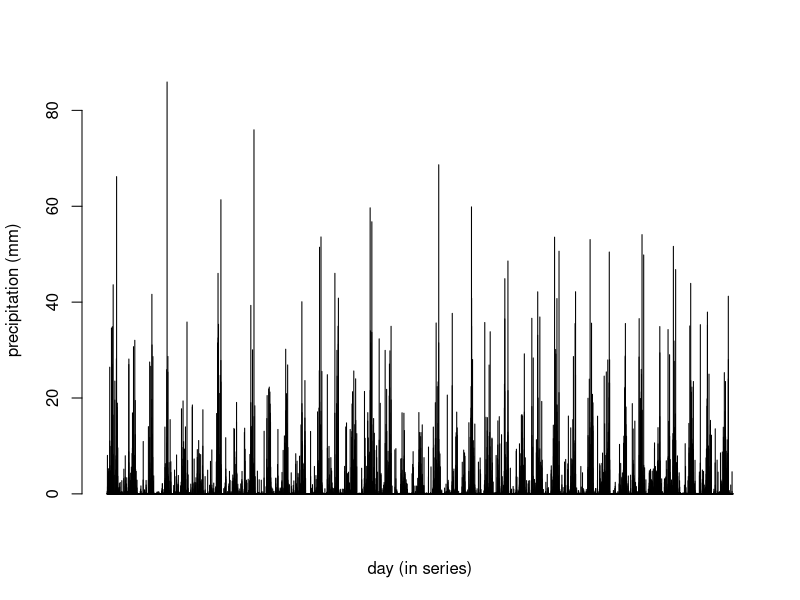
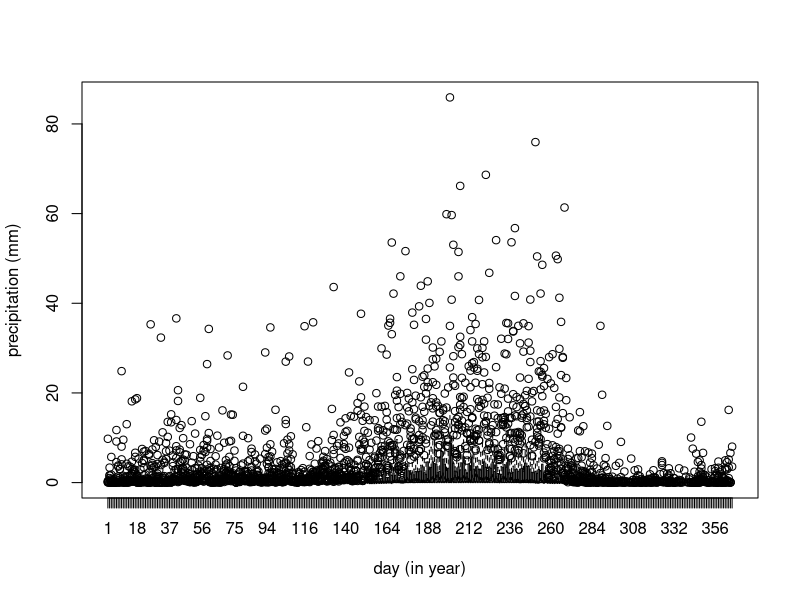
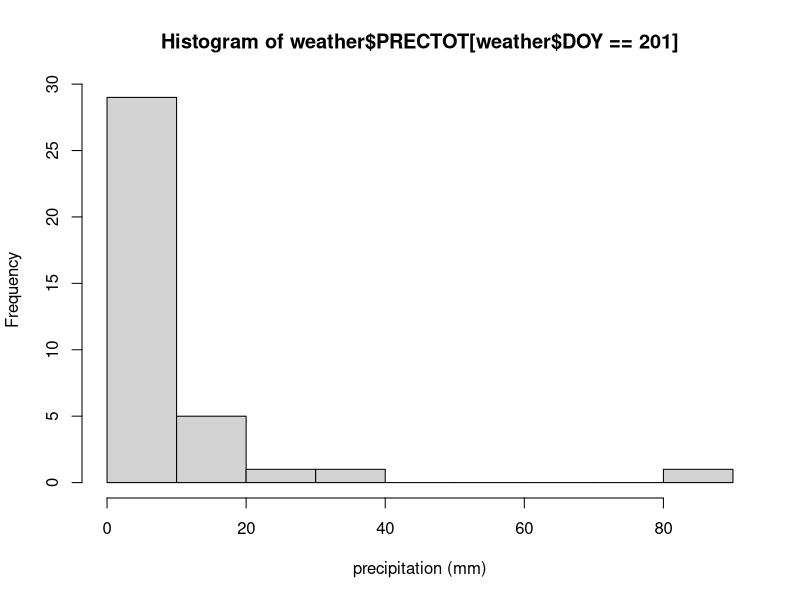
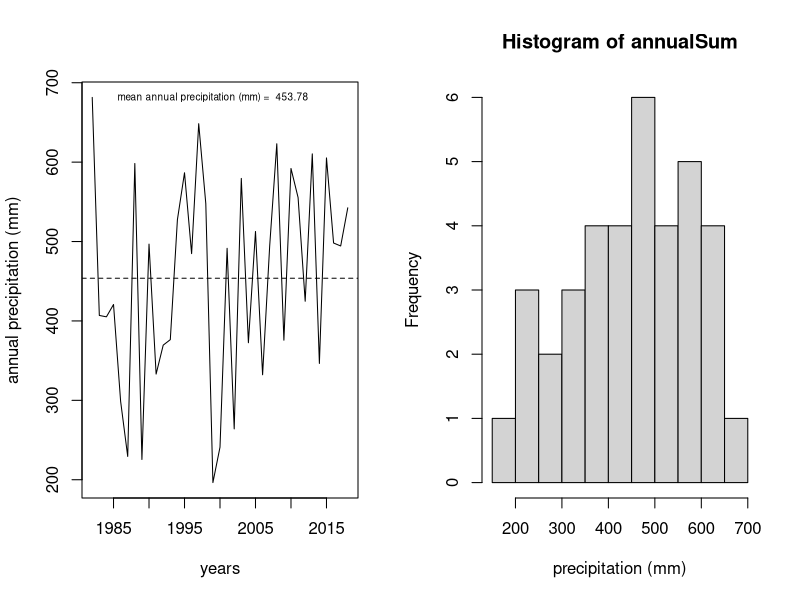
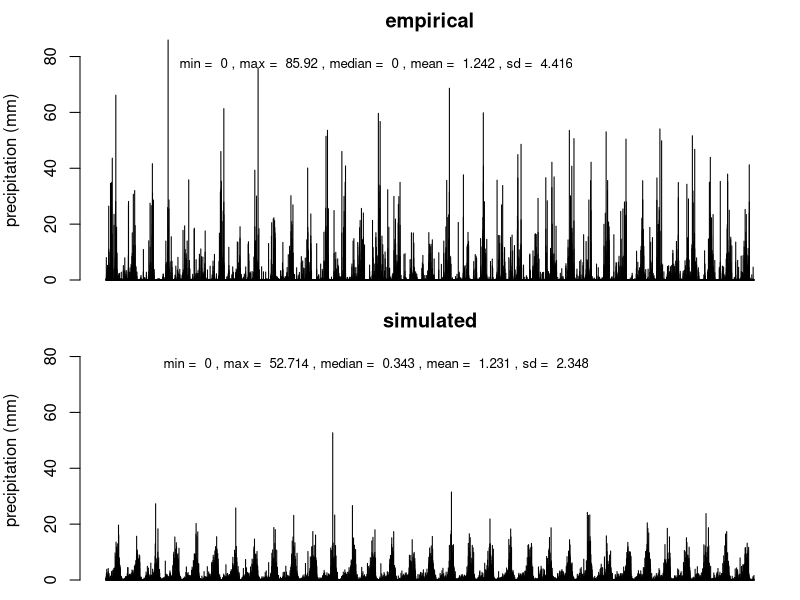
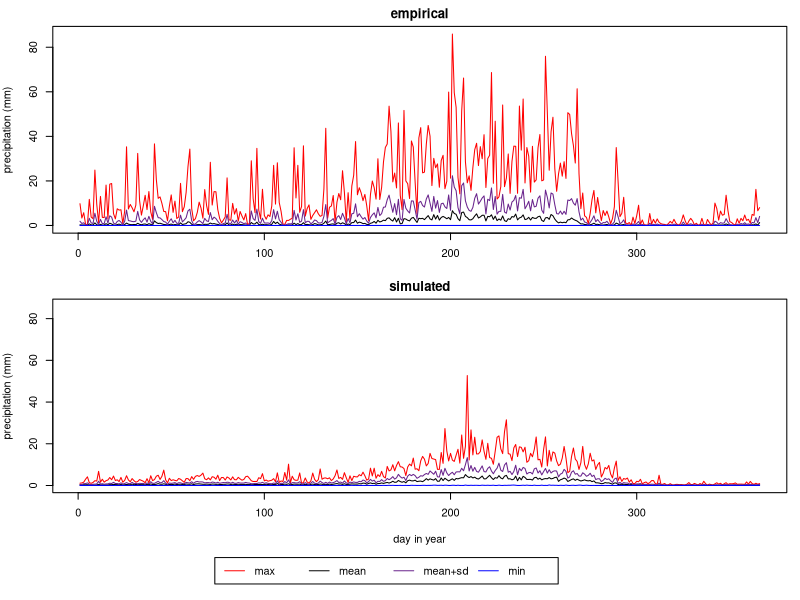
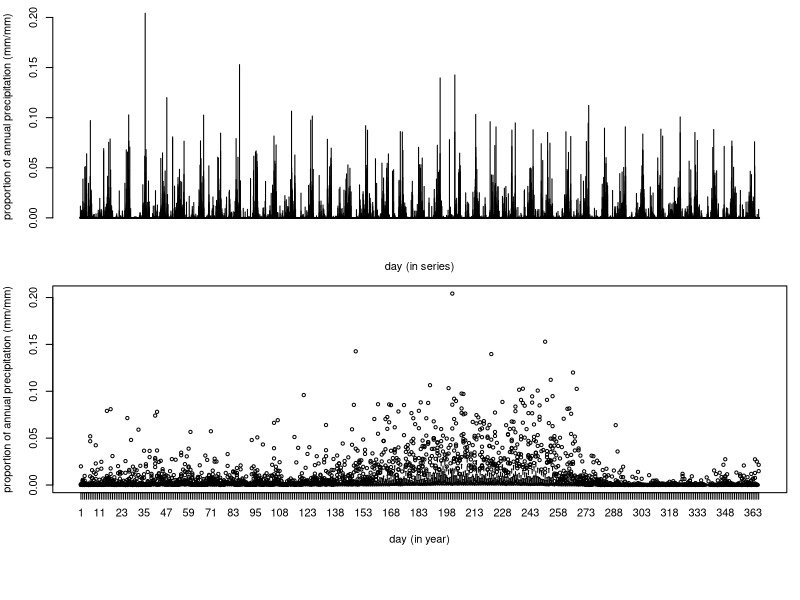

The R source for these figures, in order: (Note: this script raises an error after producing the figures.)
## ---- chunk 1
weather <- read.csv("POWER_SinglePoint_Daily_19820101_20181231_029d15N_075d72E_3a7e0417.csv", skip = 17)
## ---- chunk 2
barplot(weather$PRECTOT, 
        ylab = "precipitation (mm)", xlab = "day (in series)")
## ---- chunk 3
boxplot(data = weather, PRECTOT ~ DOY, ylab = "precipitation (mm)", xlab = "day (in year)")
## ---- chunk 4
hist(weather$PRECTOT[weather$DOY == 201], xlab = "precipitation (mm)")
## ---- chunk 5
annualSum <- c()

for (year in levels(factor(weather$YEAR)))
{
  annualSum <- c(annualSum, sum(weather$PRECTOT[weather$YEAR == year]))
}

layout(matrix(c(1,2), ncol = 2))

plot(levels(factor(weather$YEAR)), annualSum, type = 'l', xlab = "years", ylab = "annual precipitation (mm)")

abline(h = mean(annualSum), lty = 2)

text(x = levels(factor(weather$YEAR))[0.5 * nlevels(factor(weather$YEAR))], 
     y = max(annualSum),
     labels = paste("mean annual precipitation (mm) = ", round(mean(annualSum), digits = 2) ),
     cex = 0.6)

hist(annualSum, xlab = "precipitation (mm)")
## ---- chunk 6
summary_DOY <- function(multiYearSeries, doyName = "DOY", varName = "PRECTOT")
{
  meanDailyValues <- c()
  sdDailyValues <- c()
  minDailyValues <- c()
  maxDailyValues <- c()
  
  for (day in levels(factor(multiYearSeries[, doyName])))
  {
    meanDailyValues <- c(meanDailyValues, mean(multiYearSeries[weather$DOY == day, varName], na.rm = T))
    sdDailyValues <- c(sdDailyValues, sd(multiYearSeries[weather$DOY == day, varName], na.rm = T))
    minDailyValues <- c(minDailyValues, min(multiYearSeries[weather$DOY == day, varName], na.rm = T))
    maxDailyValues <- c(maxDailyValues, max(multiYearSeries[weather$DOY == day, varName], na.rm = T))
  }
  
  return(
    data.frame(mean = meanDailyValues,
               sd = sdDailyValues, 
               min = minDailyValues, 
               max = maxDailyValues)
  )
}
## ---- chunk 7
summaryByDoy_empiric <- summary_DOY(weather)

summary_empiric <- summary(weather$PRECTOT)
summary_empiric$sd <- sd(weather$PRECTOT)
## ---- chunk 8
n = 33
maxDOY = 366 # max. days in year. more complex simulation can account better for leap years

dayOfYear <- c()
year_sim <- c()
dailyPrecipitation <- c()

for (i in 1:n)
{
  for (day in 1:maxDOY)
  {
    year_sim <- c(year_sim, i)
    dayOfYear <- c(dayOfYear, day)
    dailyPrecipitation <- c(dailyPrecipitation,
                            # exponential model using the mean
                            (- summaryByDoy_empiric$mean[day]) * log(runif(1))
                     )
  }
}

expModelOutput <- data.frame(year_sim, dayOfYear, dailyPrecipitation)

summaryByDoy_expModel <- summary_DOY(expModelOutput, doyName = "dayOfYear", varName = "dailyPrecipitation")

summary_expModel <- summary(expModelOutput$dailyPrecipitation)
summary_expModel$sd <- sd(expModelOutput$dailyPrecipitation)
## ---- chunk 9
layout(matrix(c(1,2), nrow = 2))

par(mar = c(1,4,2,1))

barplot(weather$PRECTOT, 
        ylab = "precipitation (mm)", main = "empirical",
        ylim = c(0, max(c(max(summaryByDoy_empiric$max), max(summaryByDoy_expModel$max)))))

text(x = nrow(weather) / 2, y = 0.9 * max(c(max(summaryByDoy_empiric$max), max(summaryByDoy_expModel$max))), 
     labels = paste(
       "min = ", summary_empiric$Min., 
       ", max = ", round(summary_empiric$Max., digits = 3),
       ", median = ", summary_empiric$Median,
       ", mean = ", round(summary_empiric$Mean, digits = 3),
       ", sd = ", round(summary_empiric$sd, digits = 3)
       ),
     cex = 0.8)

barplot(expModelOutput$dailyPrecipitation, 
        ylab = "precipitation (mm)", main = "simulated",
        ylim = c(0, max(c(max(summaryByDoy_empiric$max), max(summaryByDoy_expModel$max)))))

text(x = nrow(expModelOutput) / 2, y = 0.9 * max(c(max(summaryByDoy_empiric$max), max(summaryByDoy_expModel$max))), 
     labels = paste(
       "min = ", round(summary_expModel[[1]], digits = 3), 
       ", max = ", round(summary_expModel[[6]], digits = 3),
       ", median = ", round(summary_expModel[[3]], digits = 3),
       ", mean = ", round(summary_expModel[[4]], digits = 3),
       ", sd = ", round(summary_expModel[[7]], digits = 3)
     ),
     cex = 0.8)
## ---- chunk 10
layout(matrix(c(1, 2, 3), nrow = 3), heights = c(10, 10, 2))

par(mar = c(3,4,2,1))

plot(1:nrow(summaryByDoy_empiric), summaryByDoy_empiric$max, col = "red", type = 'l',
     ylab = "precipitation (mm)", main = "empirical",
     ylim = c(0, max(c(summaryByDoy_empiric$max, summaryByDoy_expModel$max))))

lines(1:nrow(summaryByDoy_empiric), summaryByDoy_empiric$mean)
lines(1:nrow(summaryByDoy_empiric), summaryByDoy_empiric$mean + summaryByDoy_empiric$sd, col = "darkorchid4")
lines(1:nrow(summaryByDoy_empiric), summaryByDoy_empiric$min, col = "blue")

par(mar = c(4,4,2,1))

plot(1:nrow(summaryByDoy_expModel), summaryByDoy_expModel$max, col = "red", type = 'l',
     xlab = "day in year", 
     ylab = "precipitation (mm)", main = "simulated",
     ylim = c(0, max(c(summaryByDoy_empiric$max, summaryByDoy_expModel$max))))

lines(1:nrow(summaryByDoy_expModel), summaryByDoy_expModel$mean)
lines(1:nrow(summaryByDoy_expModel), summaryByDoy_expModel$mean + summaryByDoy_expModel$sd, col = "darkorchid4")
lines(1:nrow(summaryByDoy_expModel), summaryByDoy_expModel$min, col = "blue")

par(mar = c(0,0,0,0))

plot(c(0, 1), c(0, 1), ann = F, bty = 'n', type = 'n', xaxt = 'n', yaxt = 'n')

legend(x = 0.25, y = 0.8, 
       legend = c('max', 'mean', 'mean+sd', 'min'),
       col = c('red', 'black', 'darkorchid4', 'blue'), lty = rep(1, 4),
       horiz = T)
## ---- chunk 11
proportionSeries <- c()
cumulativeProportionSeries <- c()

for (year in levels(factor(weather$YEAR)))
{
  yearSum = sum(weather$PRECTOT[weather$YEAR == year])
  cumPropYear = 0
  for (day in levels(factor(weather$DOY)))
  {
    dayProportion = weather$PRECTOT[weather$YEAR == year & weather$DOY == day] / yearSum
    cumPropYear = cumPropYear + dayProportion
    
    proportionSeries <- c(proportionSeries,
                                   dayProportion) 
    cumulativeProportionSeries <- c(cumulativeProportionSeries,
                                      cumPropYear)
  }
}
propToAnnual <- data.frame(proportionSeries, cumulativeProportionSeries)
## ---- chunk 12
par(mar = c(4, 4, 1, 1))
barplot(propToAnnual$proportionSeries,
        xlab = "day (in series)",
        ylab = "proportion of annual precipitation (mm/mm)")
## ---- chunk 13
par(mar = c(4, 4, 1, 1))
boxplot(propToAnnual$proportionSeries ~ weather$DOY, 
        xlab = "day (in year)",
        ylab = "proportion of annual precipitation (mm/mm)")
## ---- chunk 14
plot(1:length(propToAnnual$proportionSeries), propToAnnual$cumulativeProportionSeries, type = 'l',
     xlab = "day (in series)",
     ylab = "cumulative proportion of annual precipitation (mm/mm)")
## ---- chunk 15
boxplot(propToAnnual$cumulativeProportionSeries ~ weather$DOY,
        xlab = "day (in year)",
        ylab = "cumulative proportion of annual precipitation (mm/mm)")
## ---- chunk 16
cumPropDailyMean <- c()
cumPropDailySD <- c()
cumPropDailyMin <- c()
cumPropDailyMax <- c()

for (day in levels(factor(weather$DOY)))
{
  cumPropDailyMean <- c(cumPropDailyMean, mean(propToAnnual$cumulativeProportionSeries[weather$DOY == day]))
  cumPropDailySD <- c(cumPropDailySD, sd(propToAnnual$cumulativeProportionSeries[weather$DOY == day]))
  cumPropDailyMin <- c(cumPropDailyMin, min(propToAnnual$cumulativeProportionSeries[weather$DOY == day]))
  cumPropDailyMax <- c(cumPropDailyMax, max(propToAnnual$cumulativeProportionSeries[weather$DOY == day]))
}
## ---- chunk 17
set.seed(0)

n = 33
maxDOY = 366 # max. days in year. more complex simulation can account better for leap years

dayOfYear <- c()
year_sim <- c()
dailyCumPropPrecipitation <- c()

for (i in 1:n)
{
  for (day in 1:maxDOY)
  {
    year_sim <- c(year_sim, i)
    dayOfYear <- c(dayOfYear, day)
    dailyCumPropPrecipitation <- c(dailyCumPropPrecipitation,
                                   rnorm(1, cumPropDailyMean[day], cumPropDailySD[day])
                     )
  }
}

# limit the values between 0-1 
# (this tends to create concentrations in 0 and 1 at the beggining and end of the curve; not undesireble)
dailyCumPropPrecipitation <- sapply(dailyCumPropPrecipitation, function(x) min(1, max(0, x)))

# "correct" negative slopes
# Because the curves represent cumulative values, 
# the next value must always be equal or greater than the previous value.
for (i in 1:length(dailyCumPropPrecipitation))
{
  if(dayOfYear[i] > 1)
  {
    if (dailyCumPropPrecipitation[i] < dailyCumPropPrecipitation[i - 1])
    {
      # adjunst value to the last, if greater
      dailyCumPropPrecipitation[i] <- max(dailyCumPropPrecipitation[i], dailyCumPropPrecipitation[i - 1])
      # This tends to bend the curve towards the greater values, meaning earlier precipitation events
      # (not desirible)
      # alternative option: adjust to average between current and last values (UNSOLVED)
      #dailyCumPropPrecipitation[i] <- mean(dailyCumPropPrecipitation[i], dailyCumPropPrecipitation[i - 1])
      #dailyCumPropPrecipitation[i - 1] <- dailyCumPropPrecipitation[i]
    }
  }
}

normCumModelOutput <- data.frame(year_sim, dayOfYear, dailyCumPropPrecipitation)
## ---- chunk 18
boxplot(propToAnnual$cumulativeProportionSeries ~ weather$DOY, cex = 2,
        xlab = "day (in year)",
        ylab = "cumulative proportion of annual precipitation (mm/mm)",
        main = "EMPIRICAL / SIMULATED")
par(new=TRUE)
boxplot(normCumModelOutput$dailyCumPropPrecipitation ~ normCumModelOutput$dayOfYear, cex = 2,
        xlab = "day (in year)",
        ylab = "cumulative proportion of annual precipitation (mm/mm)",
        border = "blue")
## ---- chunk 19
dailyPropPrecipitation <- normCumModelOutput$dailyCumPropPrecipitation

for (i in 1:length(dailyPropPrecipitation))
{
  if(normCumModelOutput$dayOfYear[i] > 1) # dailyPropPrecipitation = dailyCumPropPrecipitation, if day = 1
  {
    dailyPropPrecipitation[i] <- normCumModelOutput$dailyCumPropPrecipitation[i] - normCumModelOutput$dailyCumPropPrecipitation[i - 1]
  }
}

normCumModelOutput$dailyPropPrecipitation <- dailyPropPrecipitation

summaryByDoy_normCumModel <- summary_DOY(normCumModelOutput, doyName = "dayOfYear", varName = "dailyPropPrecipitation")

summary_normCumModel <- summary(normCumModelOutput$dailyPropPrecipitation)
summary_normCumModel$sd <- sd(normCumModelOutput$dailyPropPrecipitation)
## ---- chunk 20
annualSum_modelPar = mean(annualSum) # (mm)

summaryPrecip_model <- summary(normCumModelOutput$dailyPropPrecipitation * annualSum_modelPar)
## ---- chunk 21
layout(matrix(c(1,2), nrow = 2))

par(mar = c(1,4,2,1))

barplot(weather$PRECTOT, 
        ylab = "precipitation (mm)", main = "empirical",
        ylim = c(0, max(c(summaryByDoy_empiric$max, summaryByDoy_normCumModel$max * annualSum_modelPar))))

text(x = nrow(weather) / 2, y = 0.9 * max(c(summaryByDoy_empiric$max, summaryByDoy_normCumModel$max * annualSum_modelPar)), 
     labels = paste(
       "min = ", round(summary_empiric$Min., digits = 3), 
       ", max = ", round(summary_empiric$Max., digits = 3),
       ", median = ", round(summary_empiric$Median, digits = 3), 
       ", mean = ", round(summary_empiric$Mean, digits = 3),
       ", sd = ", round(summary_empiric$sd, digits = 3)
       ))

barplot(normCumModelOutput$dailyPropPrecipitation * annualSum_modelPar, 
        ylab = "precipitation (mm)", main = "simulated",
        ylim = c(0, max(c(summaryByDoy_empiric$max, summaryByDoy_normCumModel$max * annualSum_modelPar))))

text(x = nrow(normCumModelOutput) / 2, y = 0.9 * max(c(summaryByDoy_empiric$max, summaryByDoy_normCumModel$max * annualSum_modelPar)), 
     labels = paste(
       "min = ", summary_normCumModel$Min. * annualSum_modelPar, 
       ", max = ", round(summary_normCumModel$Max. * annualSum_modelPar, digits = 3),
       ", median = ", summary_normCumModel$Media * annualSum_modelPar,
       ", mean = ", round(summary_normCumModel$Mean * annualSum_modelPar, digits = 3),
       ", sd = ", round(summary_normCumModel$sd, digits = 3)
     ))
## ---- chunk 22
layout(matrix(c(1, 2, 3), nrow = 3), heights = c(10, 10, 2))

par(mar = c(3,4,2,1))

plot(1:nrow(summaryByDoy_empiric), summaryByDoy_empiric$max, col = "red", type = 'l',
     ylab = "precipitation (mm)", main = "empirical",
     ylim = c(0, max(c(summaryByDoy_empiric$max, summaryByDoy_normCumModel$max * annualSum_modelPar))))

lines(1:nrow(summaryByDoy_empiric), summaryByDoy_empiric$mean)
lines(1:nrow(summaryByDoy_empiric), 
      summaryByDoy_empiric$mean + summaryByDoy_empiric$sd, 
      col = "darkorchid4")
lines(1:nrow(summaryByDoy_empiric), summaryByDoy_empiric$min, col = "blue")

par(mar = c(4,4,2,1))

plot(1:nrow(summaryByDoy_normCumModel), summaryByDoy_normCumModel$max * annualSum_modelPar, 
     col = "red", type = 'l',
     xlab = "day in year", 
     ylab = "precipitation (mm)", main = "simulated",
     ylim = c(0, max(c(summaryByDoy_empiric$max, summaryByDoy_normCumModel$max * annualSum_modelPar))))

lines(1:nrow(summaryByDoy_normCumModel), summaryByDoy_normCumModel$mean * annualSum_modelPar)
lines(1:nrow(summaryByDoy_normCumModel), 
      (summaryByDoy_normCumModel$mean + summaryByDoy_normCumModel$sd) * annualSum_modelPar, 
      col = "darkorchid4")
lines(1:nrow(summaryByDoy_normCumModel), summaryByDoy_normCumModel$min * annualSum_modelPar, col = "blue")

par(mar = c(0,0,0,0))

plot(c(0, 1), c(0, 1), ann = F, bty = 'n', type = 'n', xaxt = 'n', yaxt = 'n')

legend(x = 0.25, y = 0.8, 
       legend = c('max', 'mean', 'mean+sd', 'min'),
       col = c('red', 'black', 'darkorchid4', 'blue'), lty = rep(1, 4),
       horiz = T)
## ---- chunk 23
annualSum_model <- c()

for (year in levels(factor(normCumModelOutput$year_sim)))
{
  annualSum_model <- c(annualSum_model, sum(normCumModelOutput$dailyPropPrecipitation[normCumModelOutput$year_sim == year] * annualSum_modelPar))
}
## ---- chunk 24
layout(matrix(c(1,2,3,4), nrow = 2))

plot(1:length(annualSum), annualSum, type = 'l', xlab = "years", ylab = "precipitation (mm)")

hist(annualSum, xlab = "precipitation (mm)")

plot(1:length(annualSum_model), annualSum_model, type = 'l', xlab = "years", ylab = "precipitation (mm)")

hist(annualSum_model, xlab = "precipitation (mm)")
## ---- chunk 25
doubleLogistic <- function(dayOfYear, 
                           plateauValue, inflection1, rate1, inflection2, rate2
                           #m1, m2, m3, m4, m5, m6, m7
                           #plateauValue, a, b, c, d
                           )
{
  return(
    (plateauValue / (1 + exp((inflection1 - dayOfYear) * rate1))) + ((1 - plateauValue) / (1 + exp((inflection2 - dayOfYear) * rate2)))
    # Elmore et al. 2012
    # m1 + (m2 - m7 * dayOfYear) * (
    #   (1 / (1 + exp((m3 - dayOfYear) / m4))) + (1 / (1 + exp((m5 - dayOfYear) / m6)))
    # )
    # Shabani et al. 2018:
    #(plateauValue / (1 + exp(-a * dayOfYear + b))) + ((1 - plateauValue) / (1 + exp(-c * dayOfYear + d)))
  )
}

doubleLogisticCurve <- function(start.x, end.x, plateauValue, inflection1, rate1, inflection2, rate2)
{
  curve <- c()
  for (i in start.x:end.x)
  {
    curve <- c(curve, doubleLogistic(i, plateauValue, inflection1, rate1, inflection2, rate2))
  }
  return(curve)
}
## ---- chunk 26
colours <- rainbow(10)
plateauValues <- round(seq(from = 0.01, to = 0.8, length.out = 10), digits = 2)
inflection1Values <- round(seq(from = 20, to = 100, length.out = 10), digits = 2)
rate1Values <- round(seq(from = 0.1, to = 0.5, length.out = 10), digits = 2)
inflection2Values <- round(seq(from = 150, to = 300, length.out = 10), digits = 2)
rate2Values <- round(seq(from = 0.04, to = 0.08, length.out = 10), digits = 2)
## ---- chunk 27
layout(matrix(1:2, nrow = 2), heights = c(8, 1))

# plateau value
plot(1:366, 
     doubleLogisticCurve(
       start.x = 1, end.x = 366, 
       plateauValue = 0.1, inflection1 = 40, rate1 = 0.2, inflection2 = 200, rate2 = 0.06),
     ylab = "output", main = "parameter: plateau value")

for (i in 1:10)
{
  abline(h = plateauValues[i], lty = 2)
  lines(1:366,
        doubleLogisticCurve(
          start.x = 1, end.x = 366, 
          plateauValue = plateauValues[i], inflection1 = 40, rate1 = 0.2, inflection2 = 200, rate2 = 0.06),
        col = colours[i])
}

par(mar = c(0,0,0,0), cex = 0.6)

plot(c(0, 1), c(0, 1), ann = F, bty = 'n', type = 'n', xaxt = 'n', yaxt = 'n')

legend(x = 0.01, y = 0.8, 
       legend = as.character(plateauValues),
       col = colours, lty = rep(1, 4),
       horiz = T)
## ---- chunk 28
layout(matrix(1:2, nrow = 2), heights = c(8, 1))

# inflection 1
plot(1:366, 
     doubleLogisticCurve(
       start.x = 1, end.x = 366, 
       plateauValue = 0.1, inflection1 = 40, rate1 = 0.2, inflection2 = 200, rate2 = 0.06),
     ylab = "output", main = "parameter: inflection1")

for (i in 1:10)
{
  abline(v = inflection1Values[i], lty = 2)
  lines(1:366,
        doubleLogisticCurve(
          start.x = 1, end.x = 366, 
          plateauValue = 0.1, inflection1 = inflection1Values[i], rate1 = 0.2, inflection2 = 200, rate2 = 0.06),
        col = colours[i])
}

par(mar = c(0,0,0,0), cex = 0.6)

plot(c(0, 1), c(0, 1), ann = F, bty = 'n', type = 'n', xaxt = 'n', yaxt = 'n')

legend(x = 0.01, y = 0.8, 
       legend = as.character(inflection1Values),
       col = colours, lty = rep(1, 4),
       horiz = T)
## ---- chunk 29
layout(matrix(1:2, nrow = 2), heights = c(8, 1))

# rate 1
plot(1:366, 
     doubleLogisticCurve(
       start.x = 1, end.x = 366, 
       plateauValue = 0.1, inflection1 = 40, rate1 = 0.2, inflection2 = 200, rate2 = 0.06),
     ylab = "output", main = "parameter: rate1")

for (i in 1:10)
{
  lines(1:366,
        doubleLogisticCurve(
          start.x = 1, end.x = 366, 
          plateauValue = 0.1, inflection1 = 40, rate1 = rate1Values[i], inflection2 = 200, rate2 = 0.06),
        col = colours[i])
}

par(mar = c(0,0,0,0), cex = 0.6)

plot(c(0, 1), c(0, 1), ann = F, bty = 'n', type = 'n', xaxt = 'n', yaxt = 'n')

legend(x = 0.01, y = 0.8, 
       legend = as.character(rate1Values),
       col = colours, lty = rep(1, 4),
       horiz = T)
## ---- chunk 30
layout(matrix(1:2, nrow = 2), heights = c(8, 1))

# inflection 2
plot(1:366, 
     doubleLogisticCurve(
       start.x = 1, end.x = 366, 
       plateauValue = 0.1, inflection1 = 40, rate1 = 0.2, inflection2 = 200, rate2 = 0.06),
     ylab = "output", main = "parameter: inflection2")

for (i in 1:10)
{
  abline(v = inflection2Values[i], lty = 2)
  lines(1:366,
        doubleLogisticCurve(
          start.x = 1, end.x = 366, 
          plateauValue = 0.1, inflection1 = 40, rate1 = 0.2, inflection2 = inflection2Values[i], rate2 = 0.06),
        col = colours[i])
}

par(mar = c(0,0,0,0), cex = 0.6)

plot(c(0, 1), c(0, 1), ann = F, bty = 'n', type = 'n', xaxt = 'n', yaxt = 'n')

legend(x = 0.01, y = 0.8, 
       legend = as.character(inflection2Values),
       col = colours, lty = rep(1, 4),
       horiz = T)
## ---- chunk 31
layout(matrix(1:2, nrow = 2), heights = c(8, 1))

# rate 2
plot(1:366, 
     doubleLogisticCurve(
       start.x = 1, end.x = 366, 
       plateauValue = 0.1, inflection1 = 40, rate1 = 0.2, inflection2 = 200, rate2 = 0.06),
     ylab = "output", main = "parameter: rate2")

for (i in 1:10)
{
  lines(1:366,
        doubleLogisticCurve(
          start.x = 1, end.x = 366, 
          plateauValue = 0.1, inflection1 = 40, rate1 = 0.2, inflection2 = 200, rate2 = rate2Values[i]),
        col = colours[i])
}

par(mar = c(0,0,0,0), cex = 0.6)

plot(c(0, 1), c(0, 1), ann = F, bty = 'n', type = 'n', xaxt = 'n', yaxt = 'n')

legend(x = 0.01, y = 0.8, 
       legend = as.character(rate2Values),
       col = colours, lty = rep(1, 4),
       horiz = T)
## ---- chunk 32
set.seed(0)

n = 33
maxDOY = 366 # max. days in year. more complex simulation can account better for leap years

dayOfYear <- c()
year_sim <- c()
dailyCumPropPrecipitation <- c()

for (i in 1:n)
{
  plateauValue = min(1, max(0, rnorm(1, 0.09, 0.05)))
  inflection1 = min(maxDOY, max(1, rnorm(1, 40, 20)))
  rate1 = max(0, rnorm(1, 0.08, 0.02))
  inflection2 = min(maxDOY, max(1, rnorm(1, 210, 20)))
  rate2 = max(0, rnorm(1, 0.05, 0.01))
  
  for (day in 1:maxDOY)
  {
    year_sim <- c(year_sim, i)
    dayOfYear <- c(dayOfYear, day)
    dailyCumPropPrecipitation <- c(dailyCumPropPrecipitation,
                                   doubleLogistic(
                                     dayOfYear = day,
                                     plateauValue = plateauValue,
                                     inflection1 = inflection1,
                                     rate1 = rate1,
                                     inflection2 = inflection2,
                                     rate2 = rate2
                                     )
                     )
  }
}

# algorithm to break continuous pattern
nSamplesPerYear = 200
maxSampleSize = 10
for (year in levels(factor(year_sim)))
{
  for (i in 1:nSamplesPerYear)
  {
    # get a decreasing sample size proportionally to sample i
    thisSampleSize = ceiling(maxSampleSize * i / nSamplesPerYear)
    # get random day of year
    rainDOY = round(runif(1, min = 1, max = maxDOY))
    # set sample limits
    earliestNeighbour = max(1, rainDOY - thisSampleSize)
    latestNeighbour = min(366, rainDOY + thisSampleSize)
    # get mean of neighbourhood
    meanNeighbourhood = mean(dailyCumPropPrecipitation[year_sim == year &
                                                         dayOfYear >= earliestNeighbour &
                                                         dayOfYear <= latestNeighbour])
    # assign mean to all days in neighbourhood
    for (j in earliestNeighbour:latestNeighbour)
    {
      dailyCumPropPrecipitation[year_sim == year & dayOfYear == j] <- meanNeighbourhood
    }
  }
}

doubleLogCumModelOutput <- data.frame(year_sim, dayOfYear, dailyCumPropPrecipitation)
## ---- chunk 33
boxplot(propToAnnual$cumulativeProportionSeries ~ weather$DOY, cex = 2,
        xlab = "day (in year)",
        ylab = "cumulative proportion of annual precipitation (mm/mm)",
        main = "EMPIRICAL / SIMULATED")
par(new=TRUE)
boxplot(doubleLogCumModelOutput$dailyCumPropPrecipitation ~ doubleLogCumModelOutput$dayOfYear, 
        cex = 2,
        xlab = "day (in year)",
        ylab = "cumulative proportion of annual precipitation (mm/mm)",
        border = "blue")
## ---- chunk 34
dailyPropPrecipitation <- doubleLogCumModelOutput$dailyCumPropPrecipitation

for (i in 1:length(dailyPropPrecipitation))
{
  if(doubleLogCumModelOutput$dayOfYear[i] > 1) # dailyPropPrecipitation = dailyCumPropPrecipitation, if day = 1
  {
    dailyPropPrecipitation[i] <- doubleLogCumModelOutput$dailyCumPropPrecipitation[i] - doubleLogCumModelOutput$dailyCumPropPrecipitation[i - 1]
  }
}

doubleLogCumModelOutput$dailyPropPrecipitation <- dailyPropPrecipitation

summaryByDoy_doubleLogCumModel <- summary_DOY(doubleLogCumModelOutput, doyName = "dayOfYear", varName = "dailyPropPrecipitation")

summary_doubleLogCumModel <- summary(doubleLogCumModelOutput$dailyPropPrecipitation)
summary_doubleLogCumModel$sd <- sd(doubleLogCumModelOutput$dailyPropPrecipitation)
## ---- chunk 35
annualSum_modelPar = mean(annualSum) # (mm)

summaryPrecip_empiric <- summary(weather$PRECTOT)
summaryPrecip_model <- summary(doubleLogCumModelOutput$dailyPropPrecipitation * annualSum_modelPar)
## ---- chunk 36
layout(matrix(c(1,2), nrow = 2))

par(mar = c(1,4,2,1))

barplot(weather$PRECTOT, 
        ylab = "precipitation (mm)", main = "empirical",
        ylim = c(0, max(c(summaryByDoy_empiric$max, summaryByDoy_doubleLogCumModel$max * annualSum_modelPar))))

text(x = nrow(weather) / 2, y = 0.9 * max(c(summaryByDoy_empiric$max, summaryByDoy_doubleLogCumModel$max * annualSum_modelPar)), 
     labels = paste(
       "min = ", summaryPrecip_empiric[1], 
       ", max = ", round(summaryPrecip_empiric[6], digits = 3),
       ", median = ", summaryPrecip_empiric[3],
       ", mean = ", round(summaryPrecip_empiric[4], digits = 3),
       ", sd = ", round(summaryPrecip_empiric[5], digits = 3)
       ))

barplot(doubleLogCumModelOutput$dailyPropPrecipitation * annualSum_modelPar, 
        ylab = "precipitation (mm)", main = "simulated",
        ylim = c(0, max(c(summaryByDoy_empiric$max, summaryByDoy_doubleLogCumModel$max * annualSum_modelPar))))

text(x = nrow(doubleLogCumModelOutput) / 2, y = 0.9 * max(c(summaryByDoy_empiric$max, summaryByDoy_doubleLogCumModel$max * annualSum_modelPar)), 
     labels = paste(
       "min = ", round(summary_doubleLogCumModel$Min. * annualSum_modelPar, digits = 3), 
       ", max = ", round(summary_doubleLogCumModel$Max. * annualSum_modelPar, digits = 3),
       ", median = ", round(summary_doubleLogCumModel$Median * annualSum_modelPar, digits = 3),
       ", mean = ", round(summary_doubleLogCumModel$Mean * annualSum_modelPar, digits = 3),
       ", sd = ", round(summary_doubleLogCumModel$sd, digits = 3)
     ))
## ---- chunk 37
layout(matrix(c(1, 2, 3), nrow = 3), heights = c(10, 10, 2))

par(mar = c(2,4,2,1))

plot(1:nrow(summaryByDoy_empiric), summaryByDoy_empiric$max, col = "red", type = 'l',
     ylab = "precipitation (mm)", main = "empirical",
     ylim = c(0, max(c(summaryByDoy_empiric$max, summaryByDoy_doubleLogCumModel$max * annualSum_modelPar))))

lines(1:nrow(summaryByDoy_empiric), summaryByDoy_empiric$mean)
lines(1:nrow(summaryByDoy_empiric), 
      summaryByDoy_empiric$mean + summaryByDoy_empiric$sd, 
      col = "darkorchid4")
lines(1:nrow(summaryByDoy_empiric), summaryByDoy_empiric$min, col = "blue")

par(mar = c(4,4,2,1))

plot(1:nrow(summaryByDoy_doubleLogCumModel), summaryByDoy_doubleLogCumModel$max * annualSum_modelPar, 
     col = "red", type = 'l',
     xlab = "day in year", 
     ylab = "precipitation (mm)", main = "simulated",
     ylim = c(0, max(c(summaryByDoy_empiric$max, summaryByDoy_doubleLogCumModel$max * annualSum_modelPar))))

lines(1:nrow(summaryByDoy_doubleLogCumModel), summaryByDoy_doubleLogCumModel$mean * annualSum_modelPar)
lines(1:nrow(summaryByDoy_doubleLogCumModel), 
      (summaryByDoy_doubleLogCumModel$mean + summaryByDoy_doubleLogCumModel$sd) * annualSum_modelPar, 
      col = "darkorchid4")
lines(1:nrow(summaryByDoy_doubleLogCumModel), summaryByDoy_doubleLogCumModel$min * annualSum_modelPar, col = "blue")

par(mar = c(0,0,0,0))

plot(c(0, 1), c(0, 1), ann = F, bty = 'n', type = 'n', xaxt = 'n', yaxt = 'n')

legend(x = 0.25, y = 0.8, 
       legend = c('max', 'mean', 'mean+sd', 'min'),
       col = c('red', 'black', 'darkorchid4', 'blue'), lty = rep(1, 4),
       horiz = T)
